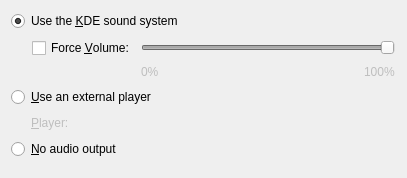
<?xml version="1.0" encoding="UTF-8"?>
<ui version="4.0">
 <class>PlayerSettingsUI</class>
 <widget class="QWidget" name="PlayerSettingsUI">
  <property name="geometry">
   <rect>
    <x>0</x>
    <y>0</y>
    <width>407</width>
    <height>178</height>
   </rect>
  </property>
  <layout class="QVBoxLayout" name="verticalLayout">
   <item>
    <widget class="QRadioButton" name="cbSoundSystem">
     <property name="text">
      <string>Use the &amp;KDE sound system</string>
     </property>
     <property name="checked">
      <bool>true</bool>
     </property>
    </widget>
   </item>
   <item>
    <widget class="QWidget" name="volumeHolder" native="true">
     <layout class="QGridLayout">
      <property name="margin">
       <number>1</number>
      </property>
      <item row="1" column="4">
       <widget class="QLabel" name="textLabel3">
        <property name="enabled">
         <bool>false</bool>
        </property>
        <property name="text">
         <string>100%</string>
        </property>
       </widget>
      </item>
      <item row="1" column="3">
       <spacer>
        <property name="orientation">
         <enum>Qt::Horizontal</enum>
        </property>
        <property name="sizeType">
         <enum>QSizePolicy::Expanding</enum>
        </property>
        <property name="sizeHint" stdset="0">
         <size>
          <width>261</width>
          <height>16</height>
         </size>
        </property>
       </spacer>
      </item>
      <item row="1" column="2">
       <widget class="QLabel" name="textLabel2">
        <property name="enabled">
         <bool>false</bool>
        </property>
        <property name="text">
         <string>0%</string>
        </property>
       </widget>
      </item>
      <item row="0" column="1">
       <widget class="QCheckBox" name="cbVolume">
        <property name="text">
         <string>Force &amp;Volume:</string>
        </property>
       </widget>
      </item>
      <item row="0" column="2" colspan="3">
       <widget class="QSlider" name="volumeSlider">
        <property name="enabled">
         <bool>false</bool>
        </property>
        <property name="maximum">
         <number>100</number>
        </property>
        <property name="singleStep">
         <number>10</number>
        </property>
        <property name="value">
         <number>100</number>
        </property>
        <property name="orientation">
         <enum>Qt::Horizontal</enum>
        </property>
       </widget>
      </item>
      <item row="0" column="0" rowspan="2">
       <spacer>
        <property name="orientation">
         <enum>Qt::Horizontal</enum>
        </property>
        <property name="sizeType">
         <enum>QSizePolicy::Fixed</enum>
        </property>
        <property name="sizeHint" stdset="0">
         <size>
          <width>20</width>
          <height>41</height>
         </size>
        </property>
       </spacer>
      </item>
     </layout>
    </widget>
   </item>
   <item>
    <widget class="QRadioButton" name="cbExternal">
     <property name="text">
      <string>&amp;Use an external player</string>
     </property>
    </widget>
   </item>
   <item>
    <layout class="QHBoxLayout">
     <property name="margin">
      <number>0</number>
     </property>
     <item>
      <spacer>
       <property name="orientation">
        <enum>Qt::Horizontal</enum>
       </property>
       <property name="sizeType">
        <enum>QSizePolicy::Fixed</enum>
       </property>
       <property name="sizeHint" stdset="0">
        <size>
         <width>20</width>
         <height>20</height>
        </size>
       </property>
      </spacer>
     </item>
     <item>
      <widget class="QLabel" name="textLabel5">
       <property name="enabled">
        <bool>false</bool>
       </property>
       <property name="text">
        <string>&amp;Player:</string>
       </property>
       <property name="buddy">
        <cstring>reqExternal</cstring>
       </property>
      </widget>
     </item>
     <item>
      <widget class="KUrlRequester" name="reqExternal" native="true">
       <property name="enabled">
        <bool>false</bool>
       </property>
       <property name="sizePolicy">
        <sizepolicy hsizetype="Expanding" vsizetype="Preferred">
         <horstretch>10</horstretch>
         <verstretch>0</verstretch>
        </sizepolicy>
       </property>
      </widget>
     </item>
    </layout>
   </item>
   <item>
    <widget class="QRadioButton" name="cbNone">
     <property name="text">
      <string>&amp;No audio output</string>
     </property>
    </widget>
   </item>
   <item>
    <spacer>
     <property name="orientation">
      <enum>Qt::Vertical</enum>
     </property>
     <property name="sizeHint" stdset="0">
      <size>
       <width>20</width>
       <height>20</height>
      </size>
     </property>
    </spacer>
   </item>
  </layout>
 </widget>
 <customwidgets>
  <customwidget>
   <class>KUrlRequester</class>
   <extends>QWidget</extends>
   <header>kurlrequester.h</header>
   <container>1</container>
  </customwidget>
 </customwidgets>
 <resources/>
 <connections>
  <connection>
   <sender>cbExternal</sender>
   <signal>toggled(bool)</signal>
   <receiver>textLabel5</receiver>
   <slot>setEnabled(bool)</slot>
   <hints>
    <hint type="sourcelabel">
     <x>91</x>
     <y>98</y>
    </hint>
    <hint type="destinationlabel">
     <x>67</x>
     <y>128</y>
    </hint>
   </hints>
  </connection>
  <connection>
   <sender>cbExternal</sender>
   <signal>toggled(bool)</signal>
   <receiver>reqExternal</receiver>
   <slot>setEnabled(bool)</slot>
   <hints>
    <hint type="sourcelabel">
     <x>240</x>
     <y>98</y>
    </hint>
    <hint type="destinationlabel">
     <x>312</x>
     <y>128</y>
    </hint>
   </hints>
  </connection>
  <connection>
   <sender>cbSoundSystem</sender>
   <signal>toggled(bool)</signal>
   <receiver>volumeHolder</receiver>
   <slot>setEnabled(bool)</slot>
   <hints>
    <hint type="sourcelabel">
     <x>71</x>
     <y>13</y>
    </hint>
    <hint type="destinationlabel">
     <x>11</x>
     <y>35</y>
    </hint>
   </hints>
  </connection>
  <connection>
   <sender>cbVolume</sender>
   <signal>toggled(bool)</signal>
   <receiver>textLabel2</receiver>
   <slot>setEnabled(bool)</slot>
   <hints>
    <hint type="sourcelabel">
     <x>72</x>
     <y>40</y>
    </hint>
    <hint type="destinationlabel">
     <x>149</x>
     <y>60</y>
    </hint>
   </hints>
  </connection>
  <connection>
   <sender>cbVolume</sender>
   <signal>toggled(bool)</signal>
   <receiver>volumeSlider</receiver>
   <slot>setEnabled(bool)</slot>
   <hints>
    <hint type="sourcelabel">
     <x>124</x>
     <y>39</y>
    </hint>
    <hint type="destinationlabel">
     <x>178</x>
     <y>50</y>
    </hint>
   </hints>
  </connection>
  <connection>
   <sender>cbVolume</sender>
   <signal>toggled(bool)</signal>
   <receiver>textLabel3</receiver>
   <slot>setEnabled(bool)</slot>
   <hints>
    <hint type="sourcelabel">
     <x>38</x>
     <y>39</y>
    </hint>
    <hint type="destinationlabel">
     <x>380</x>
     <y>64</y>
    </hint>
   </hints>
  </connection>
 </connections>
</ui>
